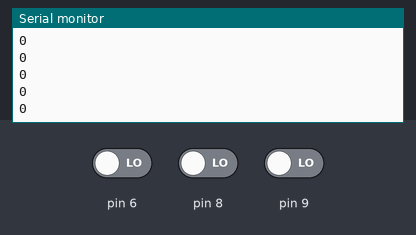
The sketch below on a simulated Arduino Uno, built with avr-gcc and run on an emulated ATmega328P. Shown: the last lines printed to the serial monitor. The test bench sets the inputs (shaded band); at power-on: pin 8 LOW, pin 9 LOW, pin 6 LOW. No radio packets arrive unless stated.

Above: at 1.2 s.
1.3 s: pin 8 driven HIGH
At 2.0 s:
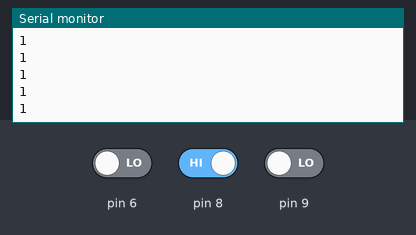
2.8 s: pin 9 driven HIGH
At 3.4 s:
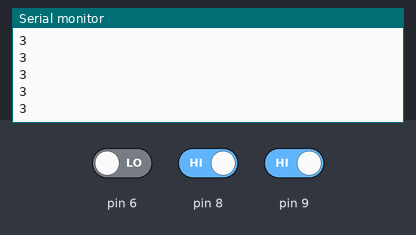
4.3 s: pin 8 driven LOW
At 5.4 s:
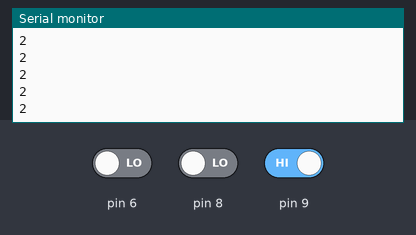
Timing chart, 0 to 7.3 s (numbered marks = the images above; inputs shaded):
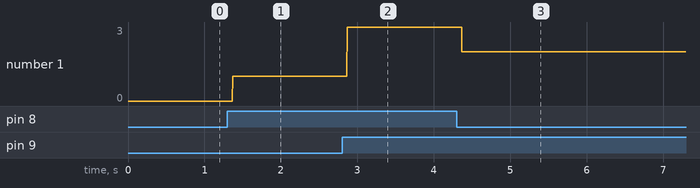

The sketch:

remote.ino
```cpp
#include<SPI.h>
#include<RF24.h>

RF24 radio(2, 7);
const byte address[6] = "00001";

void setup() {
  Serial.begin(9600);


  Serial.begin(9600);
  radio.begin();
  radio.openWritingPipe(address);
  radio.setPALevel(RF24_PA_MIN);
  pinMode(6, INPUT);
  pinMode(8, INPUT);
  pinMode(9, INPUT);
}

void loop() {
  int left = digitalRead(8);
  int right = digitalRead(9);
  int forward = digitalRead(6);


  if(left == HIGH && right == LOW){
    const int digit = 1;
    Serial.println(digit);
    radio.write(&digit, sizeof(digit));
  }

  if(right == HIGH && left == LOW){
    const int digit = 2;
    Serial.println(digit);
    radio.write(&digit, sizeof(digit));
  }

  if(left == HIGH && right == HIGH){
    const int digit = 3;
    Serial.println(digit);
    radio.write(&digit, sizeof(digit));
  }

  if(left == LOW && right == LOW){
    const int digit = 0;
    Serial.println(digit);
    radio.write(&digit, sizeof(digit));
  }
}
```

Measured:
- after the input at 1.3 s, the serial monitor: prints a new line after 0.07 s (image 1)
- after the input at 2.8 s, the serial monitor: prints a new line after 0.07 s (image 2)
- after the input at 4.3 s, the serial monitor: prints a new line after 0.07 s (image 3)
- plotted number 1: 0 → 1 after the input at 1.3 s, 1 → 3 after the input at 2.8 s, 3 → 2 after the input at 4.3 s
